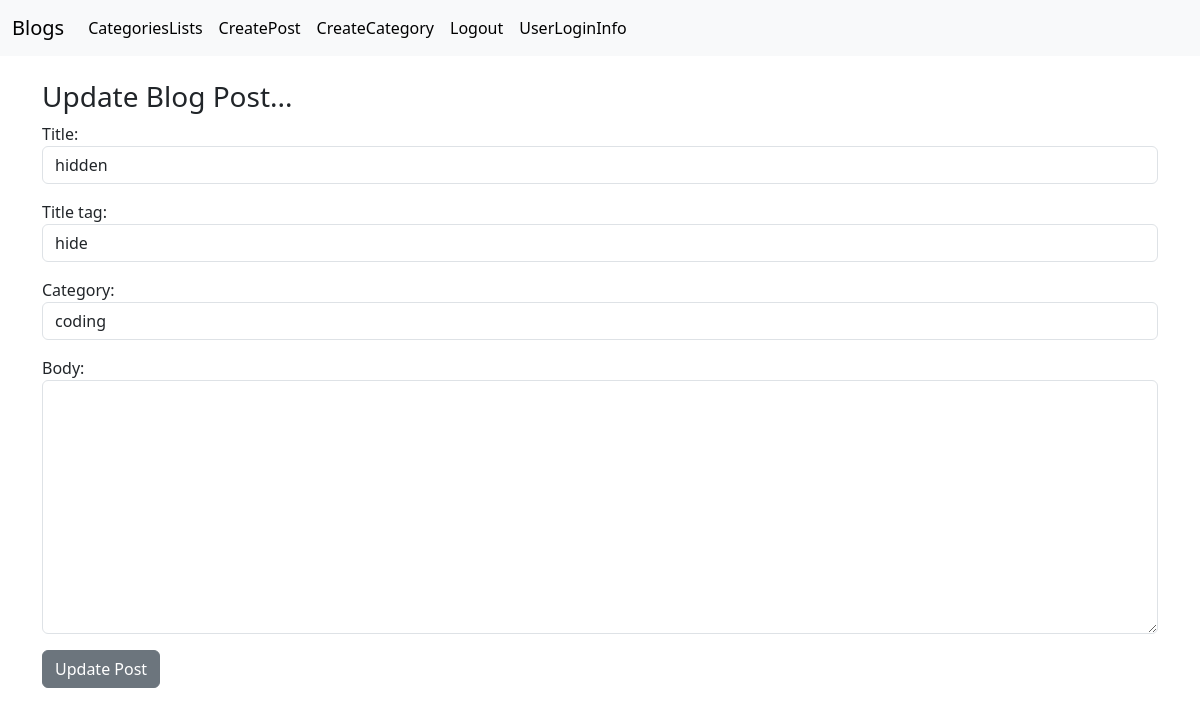
Screenshot of /edit-post/17/ (signed in) with the database file from the repository.
### blogapp/models.py (models this page shows, shortened)
class Post(models.Model):
    title = models.CharField(max_length=250)
    title_tag = models.CharField(max_length=250)
    author = models.ForeignKey(User,on_delete=models.CASCADE)
    body = RichTextField(blank=True,null=True)
    post_date = models.DateField(auto_now_add=True)
    category = models.CharField(max_length=250,default='coding...')
    like = models.ManyToManyField(User,related_name="blog_post")

### blogapp/views.py (the view)
# urls.py: path("edit-post/<int:pk>/",UpdateBlogPost.as_view(),name='edit-post'),
class UpdateBlogPost(UpdateView):
    model = Post
    template_name = 'update-post.html'
    form_class = UpdateBlogPostForm

### blogapp/forms.py
class UpdateBlogPostForm(forms.ModelForm):
    class Meta:
        model = Post
        fields = ('title','title_tag','category','body')
        widgets={
            'title' : forms.TextInput(attrs={'class':'form-control'}),
            'title_tag' : forms.TextInput(attrs={'class':'form-control'}),
            'category' : forms.Select(choices=choices_list,attrs={'class':'form-control'}),
            'body' : forms.Textarea(attrs={'class':'form-control'}),
        }

### templates/update-post.html (shortened to what this page needs)
{% extends "base.html" %}
{% block content %}
{% if user.is_authenticated %}
        <h3>Update Blog Post...</h3>
        <form method="post">
            {{form.as_p}}
            <button class="btn btn-secondary">Update Post</button>
        </form>
{%else%}
You'r not allowed here!(and you know it...)
{%endif%}
{% endblock  %}

### rows the page displays
Post: title "hidden", title_tag "hide", category "coding"
